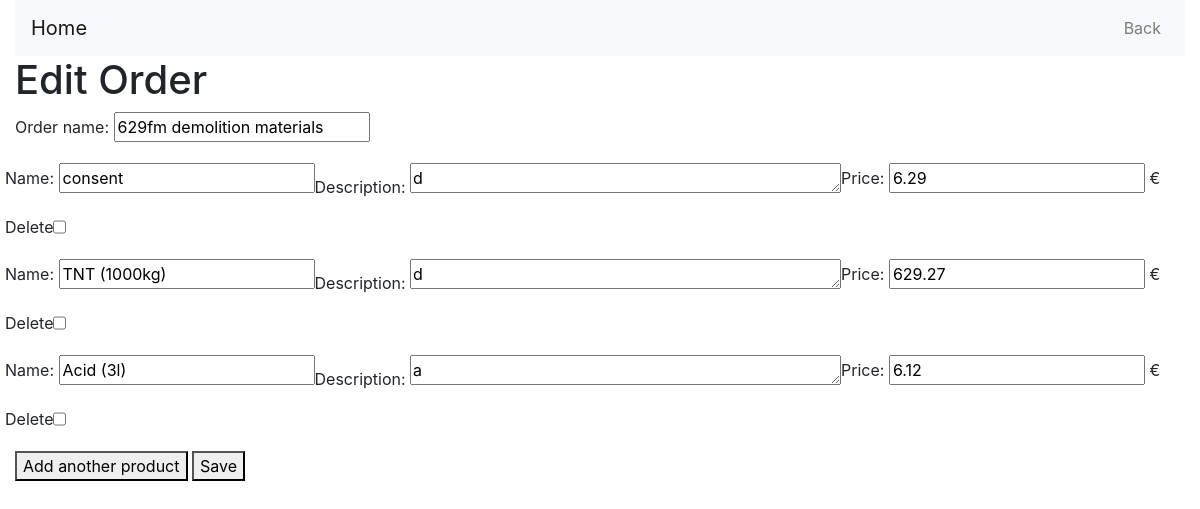
The page /orders/edit/26/ (signed in) on the database as committed earlier.
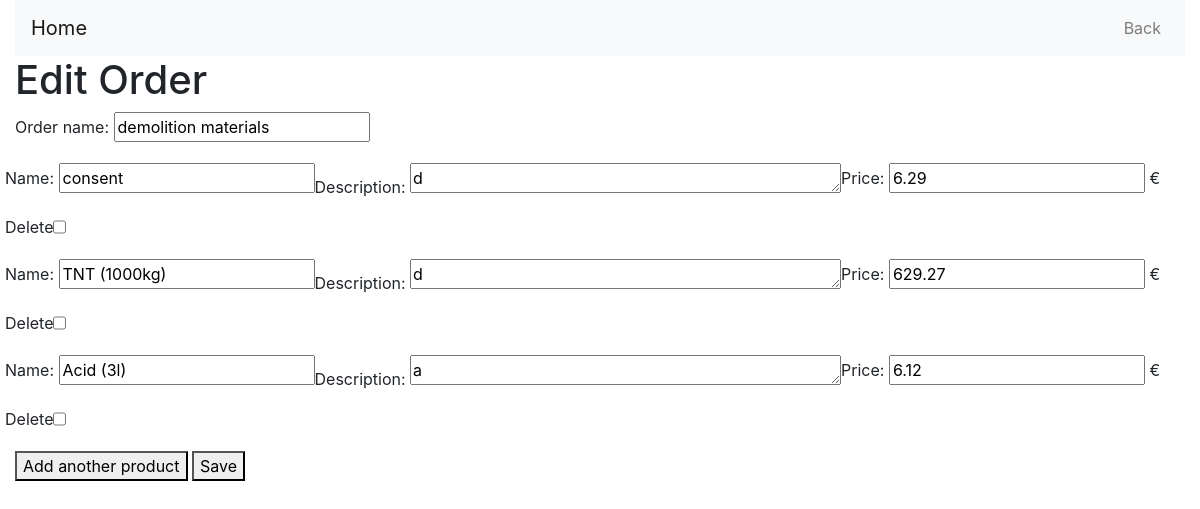
The same page on the database as committed later.
### orders/models.py (models this page shows, shortened)
class Order(models.Model):
    user = models.ForeignKey(User, on_delete=models.CASCADE, default=None)
    products = models.ManyToManyField(Product)
    date_ordered = models.DateTimeField(auto_now_add=True)
    order_name = models.CharField(max_length=100)

### orders/views.py (the view)
# urls.py: path('edit/<int:order_id>/', views.edit_order, name='edit_order'),
@login_required
@permission_required('orders.change_order', raise_exception=True)
def edit_order(request, order_id):
    order = get_object_or_404(Order, id=order_id, user=request.user)
    if request.method == 'POST':
        order_form = OrderForm(request.POST, instance=order)
        product_formset = ProductFormSet(request.POST, queryset=order.products.all())
        if order_form.is_valid() and product_formset.is_valid():
            order = order_form.save(commit=False)
            order.user = request.user
            order.save()
            for form in product_formset:
                if form.cleaned_data.get('DELETE'):
                    if form.instance.pk:
                        form.instance.delete()
                else:
                    product = form.save(commit=False)
                    product.user = request.user
                    product.save()
                    order.products.add(product)
            messages.success(request, 'Order #{} edited successfully!'.format(order.id))
            return redirect('order_list')
    else:
        order_form = OrderForm(instance=order)
        product_formset = ProductFormSet(queryset=order.products.all())
    return render(request, 'orders/edit_order.html', {
        'order': order,
        'order_form': order_form,
        'product_formset': product_formset,
    })

### orders/forms.py
class OrderForm(forms.ModelForm):
    class Meta:
        model = Order
        fields = ['order_name']

### orders/templates/orders/edit_order.html (shortened to what this page needs)
<!DOCTYPE html>
<html lang="en">
<head>
    <link href="https://stackpath.bootstrapcdn.com/bootstrap/4.5.2/css/bootstrap.min.css" rel="stylesheet">
</head>
<body>
    <div class="container-fluid">
        <nav class="navbar navbar-expand-lg navbar-light bg-light">
            <a class="navbar-brand" href="{% url 'home' %}">Home</a>
            <div class="collapse navbar-collapse" id="navbarNav">
                <ul class="navbar-nav ml-auto">
                    <li class="nav-item">
                        <a class="nav-link" href="{% url 'order_list' %}">Back</a>
                    </li>
                </ul>
            </div>
        </nav>
        <h1>Edit Order</h1>
        <form method="post">
            {{ order_form.as_p }}
            <div id="product-forms">
                {% for form in product_formset %}
                    <div class="form-row">
                        <div class="form-row">
                            <p>{{ form.name.label }}: {{ form.name }}</p>
                            <p>{{ form.description.label }}: {{ form.description }}</p>
                            <p>{{ form.price.label }}: {{ form.price }} €</p>
                            {% if form.instance.pk %}
                                Delete {{ form.DELETE }}
                            {% endif %}
                        </div>
                    </div>
                {% endfor %}
            </div>
            <button type="button" id="add-product">Add another product</button>
            <button type="submit">Save</button>
        </form>
    </div>
</body>
</html>

Rows that differ between the two databases and show on the page:
changed Order: order_name "629fm demolition materials" → "demolition materials"
